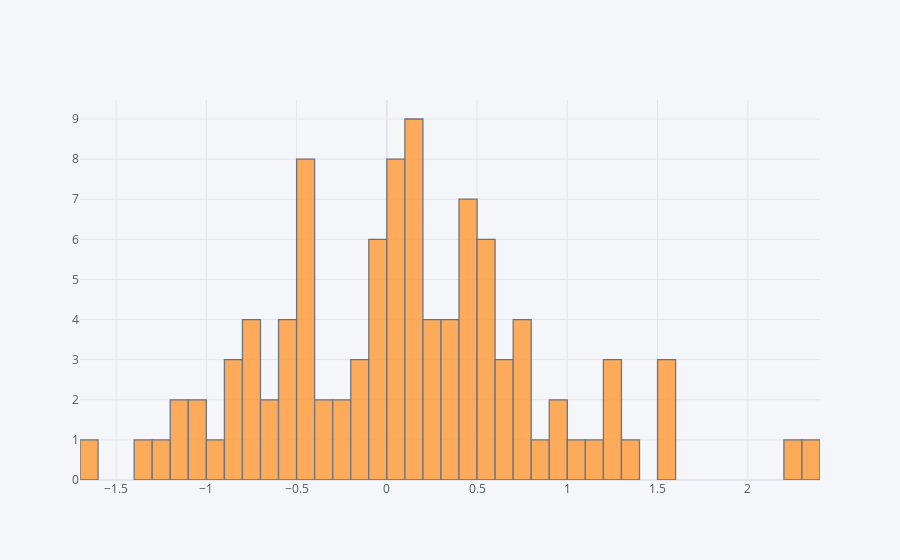

Notebook source saved alongside this figure:
### Markdown cell above
# Histogram

### Code cell
#Creating histogram plot for column A of df
df['A'].iplot(kind='hist',bins=50)

### Figure 1 — Plotly figure (JSON) as saved in the notebook; plotly's stock layout.template omitted (floating-point values rounded to 4 significant figures)
{"data": [{"histfunc": "count", "histnorm": "", "marker": {"color": "rgba(255, 153, 51, 1.0)", "line": {"color": "#4D5663", "width": 1.3}}, "name": "A", "nbinsx": 50, "opacity": 0.8, "orientation": "v", "type": "histogram", "x": [0.3049, -0.5989, 1.167, -0.4751, -0.6421, -1.639, -0.5267, -0.4623, -1.367, 0.5833, 0.408, 0.2781, -0.9073, -1.036, 0.05647, 0.869, 1.278, 0.5921, 0.2595, -0.08564, 0.1361, 2.2, -0.165, 1.529, 0.4459, -0.508, 0.516, -0.4295, 0.4271, -0.047, -0.574, 0.1817, 0.5484, -0.2807, -0.1914, 0.5706, -0.1639, 1.562, 1.25, 0.02229, 1.212, 0.1183, -0.02105, -0.612, -0.06426, -0.4222, 0.6125, -0.4742, -0.8357, 0.5759, 0.7523, 0.308, 0.9166, -0.8338, -0.203, 0.6615, 0.4111, -1.119, 0.02132, -0.4422, 0.71, -0.3276, 0.1644, 0.3753, -0.006995, 0.1495, 1.073, 0.4363, 2.336, 1.38, 0.2339, 0.08946, -0.7161, 0.1664, -0.4016, -1.082, 0.05843, -1.113, 1.579, 0.1592, -1.21, 0.0237, 0.4945, -0.4281, 0.08868, 0.355, 0.939, -0.7429, -0.3634, -0.7512, 0.4253, -0.08663, -0.8856, 0.08082, 0.162, -0.7262, 0.7924, 0.1112, 0.2634, 0.6492, 0.7877]}], "layout": {"barmode": "overlay", "legend": {"bgcolor": "#F5F6F9", "font": {"color": "#4D5663"}}, "paper_bgcolor": "#F5F6F9", "plot_bgcolor": "#F5F6F9", "title": {"font": {"color": "#4D5663"}}, "xaxis": {"gridcolor": "#E1E5ED", "showgrid": true, "tickfont": {"color": "#4D5663"}, "title": {"font": {"color": "#4D5663"}, "text": ""}, "zerolinecolor": "#E1E5ED"}, "yaxis": {"gridcolor": "#E1E5ED", "showgrid": true, "tickfont": {"color": "#4D5663"}, "title": {"font": {"color": "#4D5663"}, "text": ""}, "zerolinecolor": "#E1E5ED"}}}
